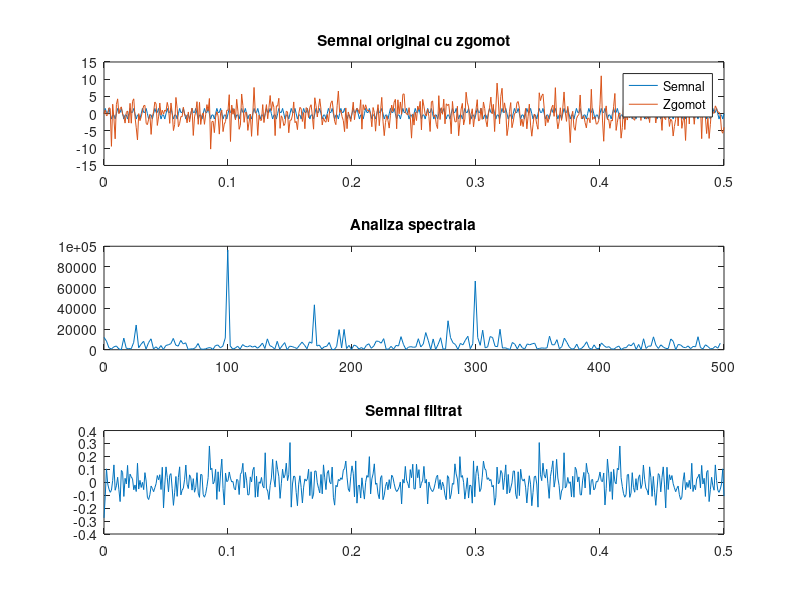

MATLAB code for this plot:
clear;
te=0.001;
fe=1/te;
t=0:te:0.5;
x=sin(2*pi*100*t)+sin(2*pi*300*t);
y=x+3*randn(size(t));
subplot(3,1,1)
plot(t,x,t,y)
title('Semnal original cu zgomot')
legend('Semnal','Zgomot')

Y=fft(y);
Pyy=Y.*conj(Y);
s=length(Pyy);
f=fe*(0:s/2-1)/s;
subplot(3,1,2)
plot(f,Pyy(1:(s-1)/2));
title('Analiza spectrala')

indici=Pyy>1000;
Pyycurat=Pyy.*indici;
yy=indici.*y;
yfiltrat=ifft(yy);
subplot(3,1,3)
plot(t,yfiltrat);
title('Semnal filtrat')
